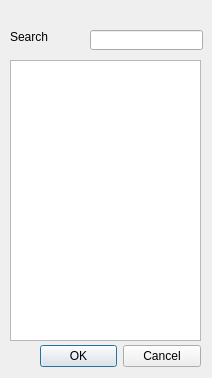
<?xml version="1.0" encoding="UTF-8"?>
<ui version="4.0">
 <class>AddObjectDialog</class>
 <widget class="QDialog" name="AddObjectDialog">
  <property name="geometry">
   <rect>
    <x>0</x>
    <y>0</y>
    <width>212</width>
    <height>378</height>
   </rect>
  </property>
  <property name="windowTitle">
   <string>Dialog</string>
  </property>
  <widget class="QDialogButtonBox" name="buttonBox">
   <property name="geometry">
    <rect>
     <x>40</x>
     <y>340</y>
     <width>161</width>
     <height>32</height>
    </rect>
   </property>
   <property name="orientation">
    <enum>Qt::Horizontal</enum>
   </property>
   <property name="standardButtons">
    <set>QDialogButtonBox::Cancel|QDialogButtonBox::Ok</set>
   </property>
  </widget>
  <widget class="QListWidget" name="lstObjects">
   <property name="geometry">
    <rect>
     <x>10</x>
     <y>60</y>
     <width>191</width>
     <height>281</height>
    </rect>
   </property>
  </widget>
  <widget class="QLineEdit" name="txtSearch">
   <property name="geometry">
    <rect>
     <x>90</x>
     <y>30</y>
     <width>113</width>
     <height>20</height>
    </rect>
   </property>
  </widget>
  <widget class="QLabel" name="label">
   <property name="geometry">
    <rect>
     <x>10</x>
     <y>30</y>
     <width>47</width>
     <height>13</height>
    </rect>
   </property>
   <property name="text">
    <string>Search</string>
   </property>
  </widget>
 </widget>
 <resources/>
 <connections>
  <connection>
   <sender>buttonBox</sender>
   <signal>accepted()</signal>
   <receiver>AddObjectDialog</receiver>
   <slot>accept()</slot>
   <hints>
    <hint type="sourcelabel">
     <x>248</x>
     <y>254</y>
    </hint>
    <hint type="destinationlabel">
     <x>157</x>
     <y>274</y>
    </hint>
   </hints>
  </connection>
  <connection>
   <sender>buttonBox</sender>
   <signal>rejected()</signal>
   <receiver>AddObjectDialog</receiver>
   <slot>reject()</slot>
   <hints>
    <hint type="sourcelabel">
     <x>316</x>
     <y>260</y>
    </hint>
    <hint type="destinationlabel">
     <x>286</x>
     <y>274</y>
    </hint>
   </hints>
  </connection>
 </connections>
</ui>
